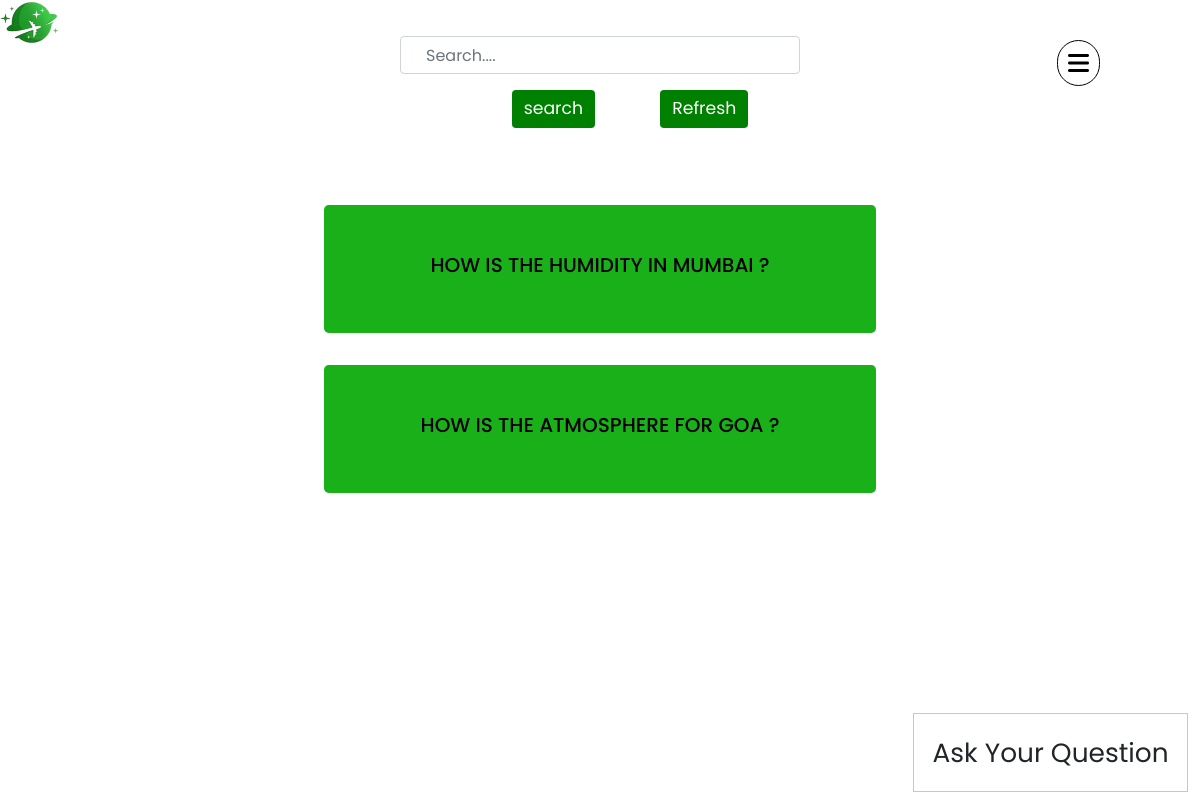
Before: /allfaq with the older database file.
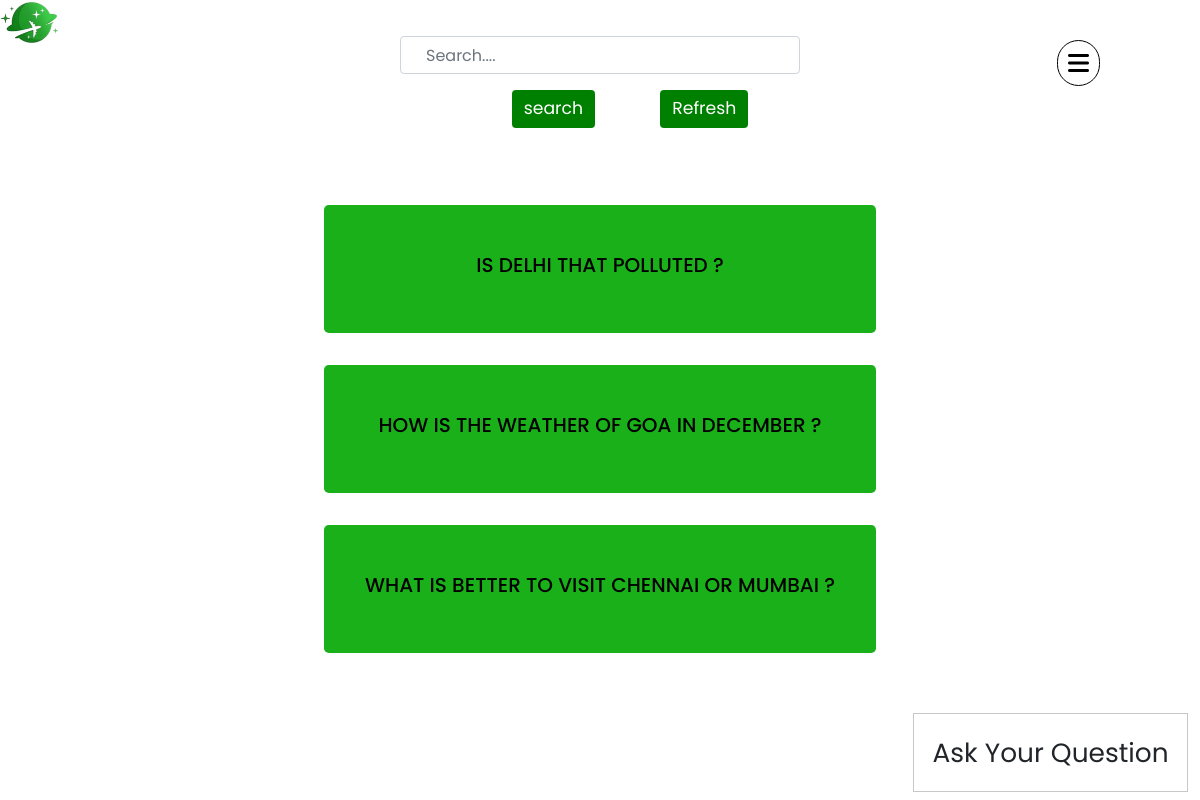
After: the same page with the newer database file.
### dpsr/models.py (models this page shows, shortened)
class Question(db.Model , UserMixin):
    __tablename__ = 'questions'
    id = db.Column(db.Integer , primary_key = True)
    question = db.Column(db.String)
    date = db.Column(db.DateTime,nullable = False,default=datetime.now)
    userid = db.Column(db.Integer , db.ForeignKey('users.id'))
    answer = db.relationship('Answer' , backref = 'question' , lazy = 'dynamic')

### dpsr/faq/views.py (the view)
@faqs.route('/allfaq' , methods = ['GET' , 'POST'])
def all_faq():
    form = SearchQForm()
    results = []
    question = Question.query.order_by(Question.date.desc())
    if form.validate_on_submit():
        searcher = []
        if ' ' in form.search.data:
            search = form.search.data.split()
        else:
            search = [form.search.data]
        for q in question:
            n = 0
            for s in search:
                if s.lower() in q.question.lower() :
                    n+=1
            l = (n , q.id)
            searcher.append(l)
        searcher.sort(reverse=True)
        for s , q in searcher:
            q1 = Question.query.get(q)
            results.append(q1)
    else:
        for q in question:
            results.append(q)
    return render_template('all_faq.htm' , form = form , results = results)

### dpsr/faq/forms.py
class SearchQForm(FlaskForm):
    search = StringField('Search', validators=[DataRequired()])
    submit = SubmitField('search')

### dpsr/templates/all_faq.htm (shortened to what this page needs)
{%extends 'base.htm'%}
{%block content%}
<form method="POST" style="margin-top: 3%;justify-content: center; align-items: center;">
  <center>
  <div class="form-group" >
     {{form.search(class = 'form-control col-md-4 bar' ,placeholder="Search...." )}}
  </div>
  <div class="form-group" style="font-size: larger; margin-bottom: 4%;">
    {{form.submit(class ="btn btn-primary gap")}} <a href="{{url_for('faqs.all_faq')}}" class = 'btn btn-primary gap'>Refresh</a>
 <br><br>
  </div></center>
</form>
<div class="paint" id="if-faq" onclick="openPop()">
  <span>Ask Your Question</span>
  </div>
<div style="margin-left: 4%; margin-right: 4%; justify-content: center; align-items: center;">
  <center>
  {%for result in results%}
  <div class="jumbotron" style = "padding-top: 3em; padding-bottom: 3em; justify-content: center;
  align-items: center; width: 50%; text-transform: uppercase;
   background-color: rgba(0, 168, 0, 0.9);">
    <a class="linkie" style="color: black;" href="{{url_for('faqs.singleq' , q_id = result.id)}}">
    <h5 align = "center">{{result.question}} ?</h4>
    </a>
  </div>
  {%endfor%}
</center>
</div>
{%endblock%}

Changed rows visible on the page:
removed Question: question "HOW IS THE ATMOSPHERE FOR GOA"
added Question: question "IS DELHI THAT POLLUTED"
changed Question: question "HOW IS THE HUMIDITY IN MUMBAI" → "HOW IS THE WEATHER OF GOA IN DECEMBER"
added Question: question "WHAT IS BETTER TO VISIT CHENNAI OR MUMBAI"
